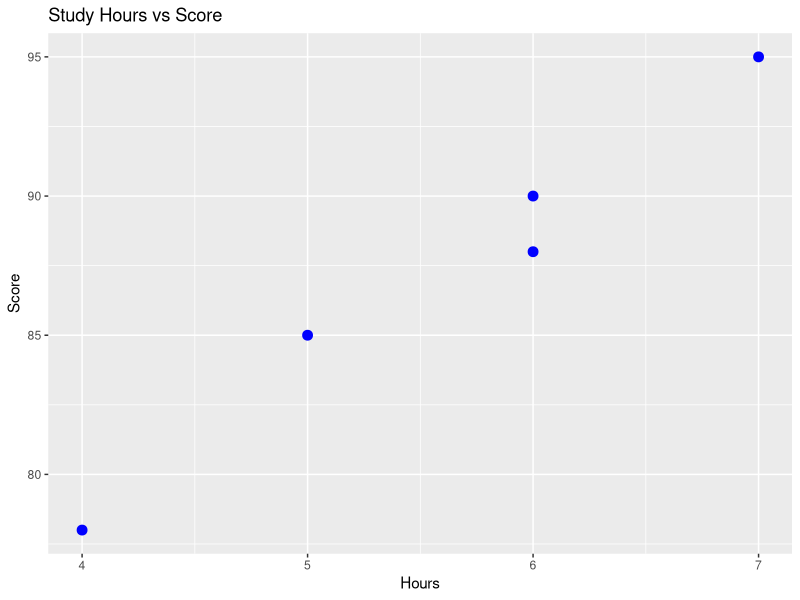

The R script that drew this image:
library(ggplot2)

# Sample dataset
students <- data.frame(
  hours = c(5, 6, 4, 7, 6),
  score = c(85, 90, 78, 95, 88)
)

# Basic scatter plot
ggplot(students, aes(x = hours, y = score)) +
  geom_point(color = "blue", size = 3) +
  labs(title = "Study Hours vs Score", x = "Hours", y = "Score")
